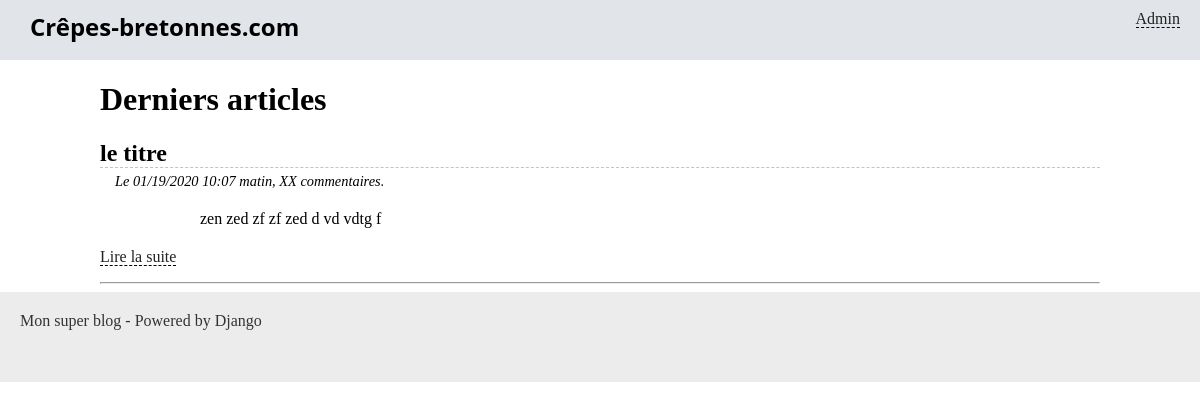
/blog/accueil/, run on the app's committed database.
### blog/models.py (models this page shows, shortened)
class Article(models.Model):
    titre = models.CharField(max_length=100)
    slug = models.SlugField()
    auteur = models.CharField(max_length=42)
    contenu = models.TextField(null=True)
    date = models.DateTimeField(verbose_name="Date de parution",
                                auto_now_add=True, auto_now=False)
    is_visible = models.BooleanField(verbose_name="Article publié ?",
                                     default=False)
    categorie = models.ForeignKey('Categorie', on_delete=models.CASCADE)

### blog/views.py (the view)
# urls.py: path('accueil/', views.accueil, name='accueil'),
def accueil(request):
    articles = Article.objects.filter(is_visible=True).order_by('-date')[:4]
    return render(request, 'blog/accueil.html', {'articles': articles})

### blog/templates/blog/accueil.html (shortened to what this page needs)
{% extends "blog/base.html" %}
{% block content %}
	<h1>Derniers articles</h1>
	{% for article in articles %}
		<h2 class="titre-article">{{ article.titre }}</h2>
		<p class="infos-article">Le {{ article.date|date:'SHORT_DATETIME_FORMAT' }}, XX commentaires.</p>
		<div class="contenu-article">
			{{ article.contenu|safe|truncatewords_html:30 }}
		</div>
		<p><a href="{% url 'blog_lire' article.slug %}">Lire la suite</a></p>
		<hr />
	{% endfor %}
{% endblock %}

### blog/static/blog/styles.css (style rules this page uses)
* { box-sizing: border-box; }
body { margin: 0; padding: 0; }
a { color: #222; border-bottom: 1px dashed #000; text-decoration: none; }
.titre-article, .titre-comments { border-bottom: 1px dashed #c3c3c3; margin-bottom: 0; }
.infos-article { margin: 5px 0 0 15px; font-style: italic; font-size: 0.9em; }
.contenu-article { margin: 20px auto; width: 80%; }

### data on the page
Article: titre "le titre", date "01/19/2020 10:07 matin", contenu "zen zed zf zf zed d vd vdtg f"
